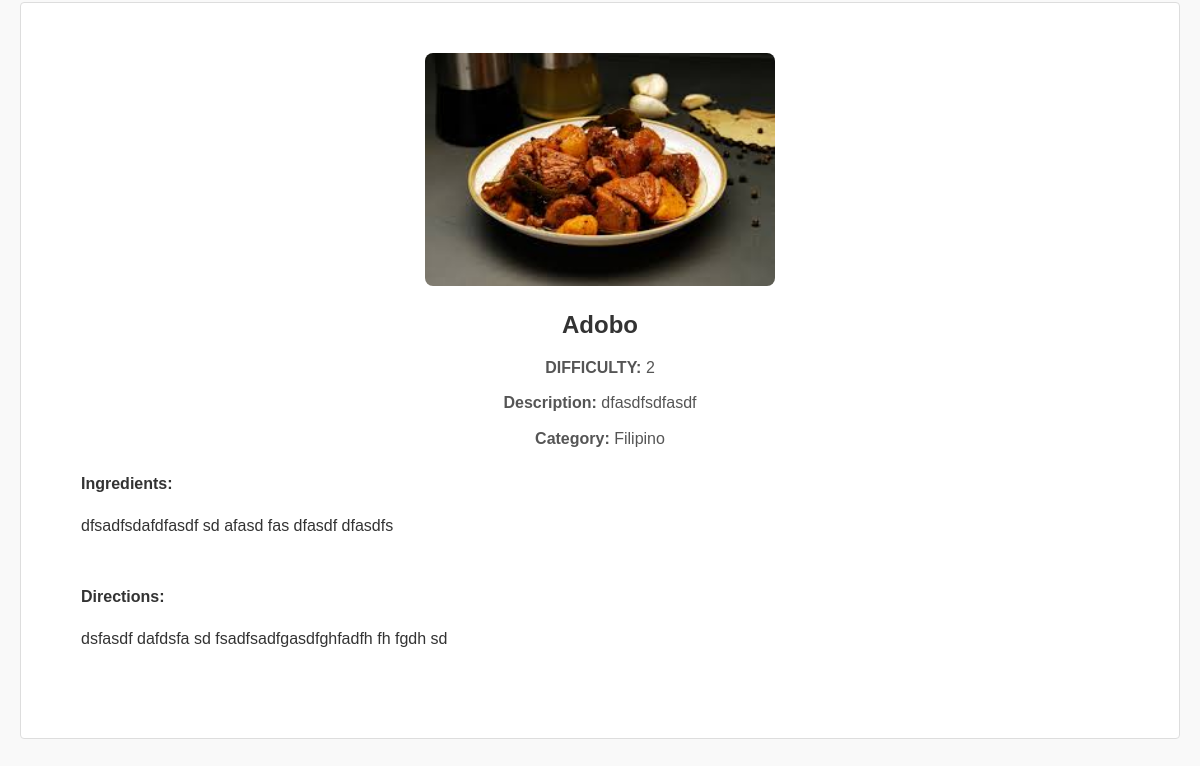
Page /cuisine/ (lower part) on the earlier database version.
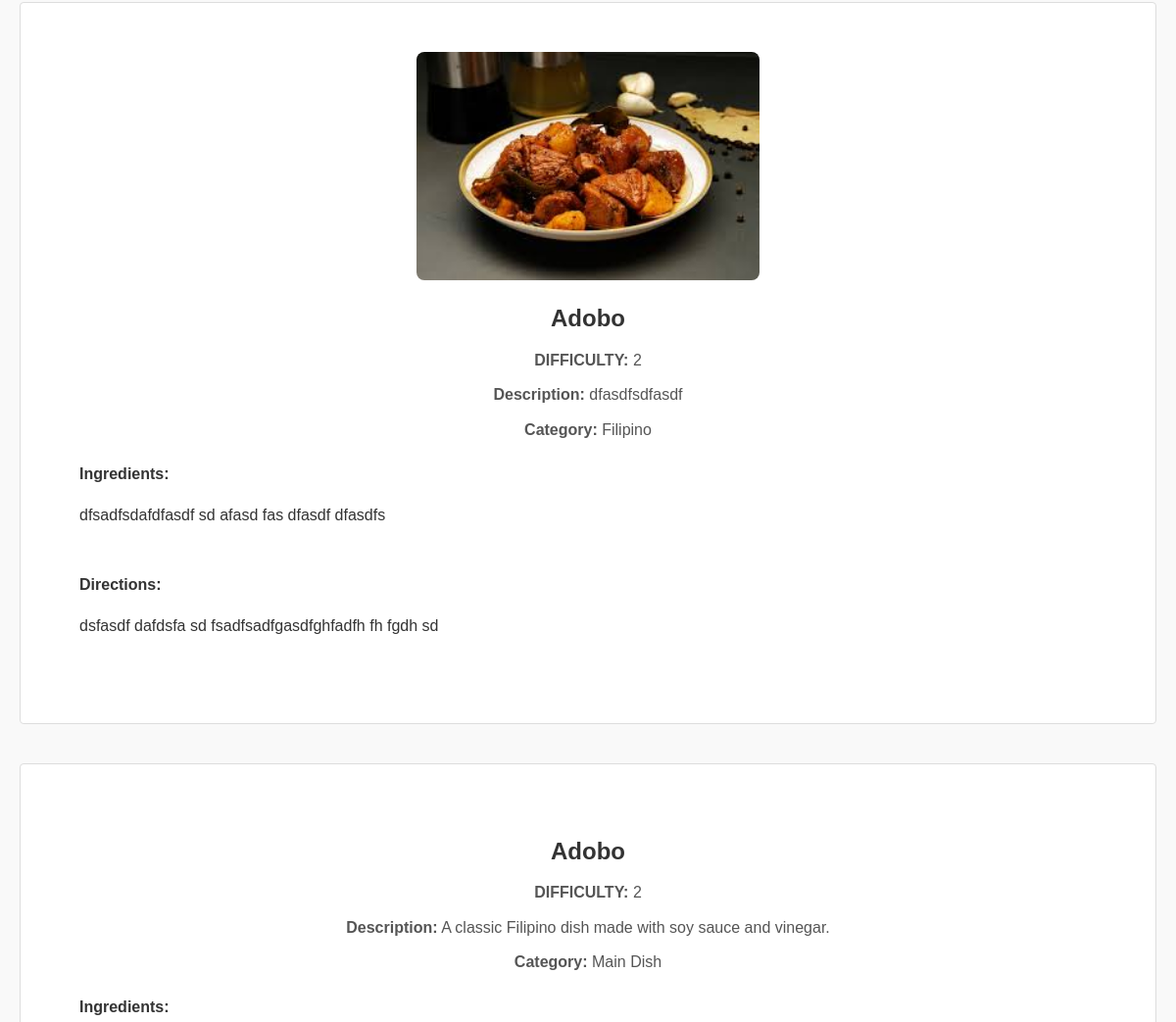
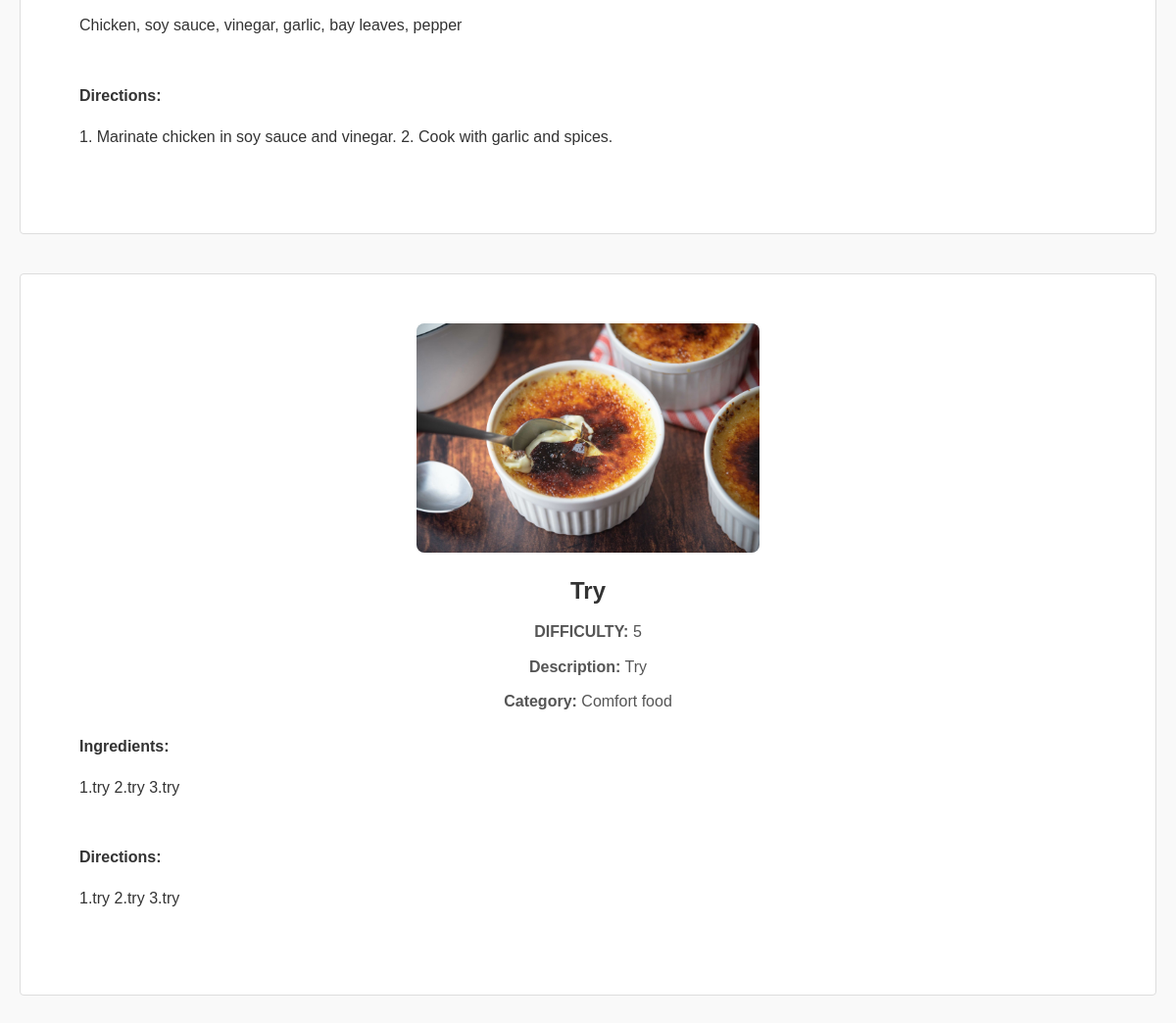
Same page on the later database version (2 pictures, top to bottom).
### Recipes/models.py (models this page shows, shortened)
class RecipePost(models.Model):
    CATEGORY_CHOICES = [
        ('Comfort Food', 'Comfort Food'),
        ('International Eats', 'International Eats'),
        ('Breakfast & Brunch', 'Breakfast & Brunch'),
        ('Community Picks', 'Community Picks'),
    ]
    title = models.CharField(max_length=200)  # Recipe title
    user = models.ForeignKey(
        settings.AUTH_USER_MODEL,
        on_delete=models.SET_NULL,
        null=True,
        blank=True
    )  # Associated user, nullable and optional
    difficulty = models.IntegerField(
        validators=[MinValueValidator(1), MaxValueValidator(5)]
    )  # Difficulty level (1-5)
    description = models.TextField(default='')  # Brief description of the recipe
    category = models.CharField(
        max_length=50,
        choices=CATEGORY_CHOICES,
        default='Uncategorized'
    )  # Recipe category with predefined choices
    ingredients = models.TextField()  # Ingredients list
    directions = models.TextField(default='')  # Step-by-step directions
    image = models.ImageField(
        upload_to='recipe/images/',
        blank=True,
        null=True
    )  # Optional recipe image
    created_at = models.DateTimeField(auto_now=True)  # Timestamp of creation

### Recipes/views.py (the view)
# urls.py: path('cuisine/', cuisine_view, name='recipe_cuisine'),
def cuisine_view(request):
    categories = RecipePost.objects.values_list('category', flat=True).distinct()
    selected_category = request.GET.get('category', None)
    if selected_category:
        recipes = RecipePost.objects.filter(category=selected_category)
    else:
        recipes = RecipePost.objects.all()
    context = {
        'categories': categories,
        'recipes': recipes,
        'selected_category': selected_category,
    }
    return render(request, 'recipePost_cuisine.html', context)

### Recipes/templates/recipePost_cuisine.html (shortened to what this page needs)
<!DOCTYPE html>
<html lang="en">
<head>
</head>
<body>
        {% include 'navbar.html' %}
    <main>
        <ul>
            {% for recipe in recipes %}
                <li>
                    {% if recipe.image %}
                        <img src="{{ recipe.image.url }}" alt="{{ recipe.title }}">
                    {% endif %}
                    <p class="recipe-title">{{ recipe.title }}</p>
                    <p class="recipe-details"><strong>DIFFICULTY:</strong> {{ recipe.difficulty }}</p>
                    <p class="recipe-details"><strong>Description:</strong> {{ recipe.description }}</p>
                    <p class="recipe-details"><strong>Category:</strong> {{ recipe.category }}</p>
                    <div class="ingredients">
                        <strong>Ingredients:</strong>
                        <p>{{ recipe.ingredients }}</p>
                    </div>
                    <div class="directions">
                        <strong>Directions:</strong>
                        <p>{{ recipe.directions }}</p>
                    </div>
                </li>
            {% empty %}
                <li>No recipes found for the selected category.</li>
            {% endfor %}
        </ul>
    </main>
</body>
</html>

### HomePage/templates/navbar.html (shortened to what this page needs)
{% load static %}
<!DOCTYPE html>
<html>
<head>
</head>
<body>
</body>
</html>

### Recipes/templates/recipePost_cuisine.html (style rules this page uses)
body { font-family: Arial, sans-serif; margin: 10px auto; padding: 20px; background-color: #f9f9f9; }
ul { list-style-type: none; padding: 0; }
li { padding: 50px; margin: 40px 0; background-color: #ffffff; border: 1px solid #ddd; border-radius: 4px; text-align: center; }
img { width: 350px; height: auto; margin: 0 auto; display: block; border-radius: 8px; }
.recipe-title { font-size: 1.5em; font-weight: bold; margin: 20px 0 10px; color: #333; }
.recipe-details { font-size: 1em; color: #555; margin: 10px 0; text-align: center; }
.ingredients, .directions { text-align: justify; margin: 10px auto; padding: 10px; border-radius: 4px; }

Differences in the rows shown:
added RecipePost: title "Adobo", difficulty "2", description "A classic Filipino dish made with soy sauce and vinegar.", category "Main Dish", ingredients "Chicken, soy sauce, vinegar, garlic, bay leaves, pepper", directions "1. Marinate chicken in soy sauce and vinegar. 2. Cook with garlic and spices."
added RecipePost: image (picture), title "Try", difficulty "5", description "Try", category "Comfort food", ingredients "1.try 2.try 3.try", directions "1.try 2.try 3.try"
